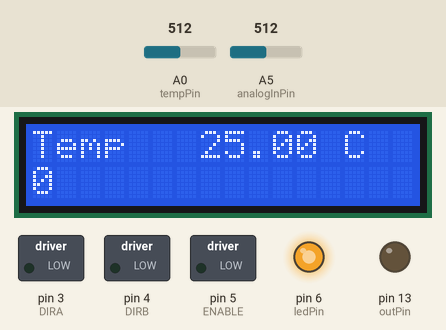
Recording of a sketch running on a simulated Arduino Uno, built with avr-gcc and run on an emulated ATmega328P. Shown: 16×2 character LCD, switched loads named in the sketch (green lamp = pin HIGH), output pins drawn as LEDs (lit = HIGH). Inputs (shaded band) come from the test bench; at power-on: A5 (analogInPin) = 512, A0 (tempPin) = 512.

Above: at 1.2 s.
1.3 s: A5 (analogInPin) set to 434
4.3 s: A5 (analogInPin) set to 417
At 4.45 s:
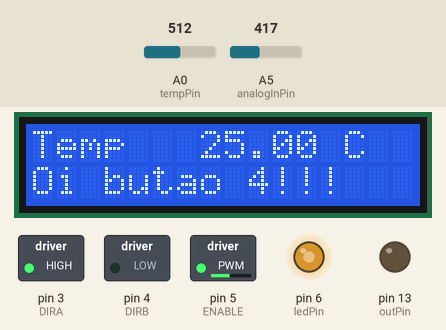
6.7 s: A5 (analogInPin) set to 820
At 8.3 s:
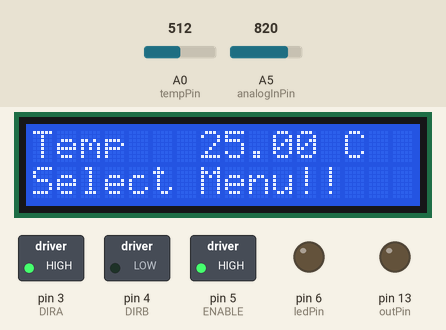
9.7 s: A0 (tempPin) set to 0
At 10.2 s:
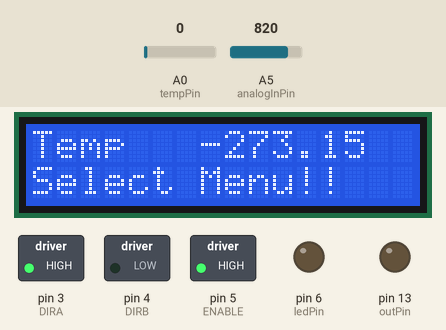
12.7 s: A5 (analogInPin) set to 781
At 12.87 s:
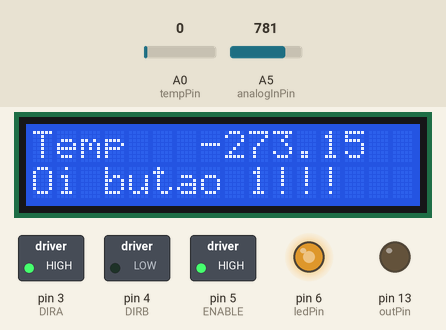
15.1 s: A5 (analogInPin) set to 659
At 15.32 s:
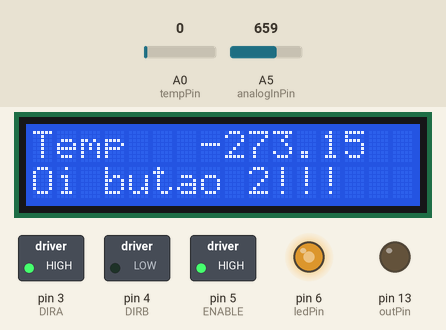
16.6 s: A5 (analogInPin) set to 641
At 17.5 s:
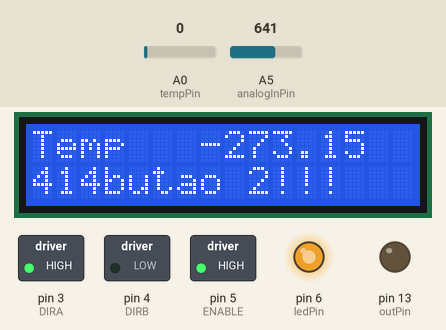
Timing chart, 0 to 19.6 s (numbered marks = the images above; inputs shaded):
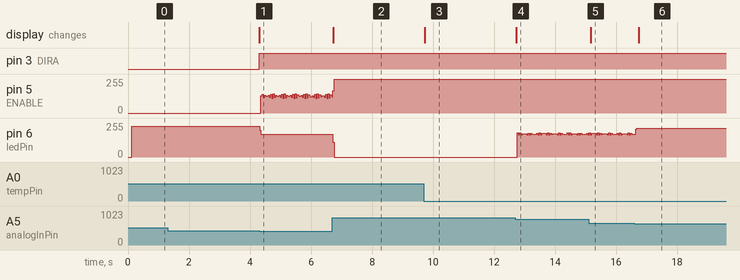

Measured:
- the behaviour switches between 425 and 424 on A5 (analogInPin) (found by bisection; images 0 and 1)
- the behaviour switches between 800 and 799 on A5 (analogInPin) (found by bisection; images 3 and 4)
- the behaviour switches between 649 and 648 on A5 (analogInPin) (found by bisection; images 5 and 6)
- after the input at 1.3 s, every drawn part: stays the same
- after the input at 4.3 s, pin 3 (DIRA): LOW → HIGH at once; pin 6 (ledPin): 230/255 → 170/255 at once; the display: changes at once (image 1)
- after the input at 6.7 s, pin 6 (ledPin): 170/255 → 0/255 at once; the display: changes at once (image 2)
- after the input at 9.7 s, the display: changes at once (image 3)
- after the input at 12.7 s, the display: changes at once (image 4)
- after the input at 15.1 s, the display: changes after 0.06 s (image 5)
- after the input at 16.6 s, the display: changes after 0.14 s (image 6)

The sketch:

Thermometer_with_buttons1.2.1.5.ino
```cpp
#include <LiquidCrystal.h>

//Defining the LCD ==================================================================
int tempPin = 0;
//                BS  E  D4 D5  D6 D7
LiquidCrystal lcd(7, 8, 9, 10, 11, 12);
//Defining the LCD ==================================================================
//-------------------------------------------------------------------------------------


//Defining a pin for LED ===========================================================
int ledPin = 6;
//Defining a pin for LED ===========================================================
//-------------------------------------------------------------------------------------

//Defining a pin for DC M===========================================================
#define ENABLE 5
#define DIRA 3
#define DIRB 4

int i;
int counter = 0;
//Defining a pin for DC M===========END=============================================
//-------------------------------------------------------------------------------------


//Defining the pin for the buttons===================================================
const int analogInPin = A5;
const int outPin = 13; // Analog output pin that the LED is attached to

int sensorValue = 0;        // value read from the buttons
int state = 0;              // used for storing what button was pressed
//Defining the pin for the buttons===================================================
//-------------------------------------------------------------------------------------


void setup()
{
  pinMode(ledPin, OUTPUT);
  lcd.begin(16, 2);         //Initialize the LCD from 2 to 16???
  Serial.begin(9600);       // initialize serial communications at 9600 bps
  pinMode(outPin, OUTPUT);  // set pin 13 as an output

  //DC MOTOR PART========
   //---set pin direction
  pinMode(ENABLE,OUTPUT);
  pinMode(DIRA,OUTPUT);
  pinMode(DIRB,OUTPUT);
  Serial.begin(9600);
}

void loop()//===========================================LOOP===========================================================================
{

  int tempReading = analogRead(tempPin);   //Create a variable to the tem reading pin

  //Calculating/Transforming the data from the thermometer sensor.====================
  double tempK = log(10000.0 * ((1024.0 / tempReading - 1)));
  tempK = 1 / (0.001129148 + (0.000234125 + (0.0000000876741 * tempK * tempK )) * tempK );       //  Temp Kelvin
  float tempC = tempK - 273.15;            // Convert Kelvin to Celcius

  //Calculating/Transforming the data from the thermometer sensor.====================

  // Display Temperature in C=========================================================
  lcd.setCursor(0, 0);
  lcd.print("Temp         C  ");
  // Display Temperature in F
  //lcd.print("Temp         F  ");
  lcd.setCursor(7, 0); //counts from 0 to 15.
  lcd.print(tempC);
  // Display Temperature in C=========================================================

  // HIGH TEMP LED INDICATOR =========================================================
  if (tempC > 30) {
    digitalWrite(ledPin, HIGH);
  }
  else if (tempC < 30) {
    digitalWrite(ledPin, LOW);
  }
  // HIGH TEMP LED INDICATOR =========================================================

  readSwitch();

  if (state == 0) {     //encapsulate this shit!!!+++++++++++++++++++++++++++++++++++++++++++
    //digitalWrite(outPin, LOW);
     lcd.setCursor(0, 1);
     lcd.print("Oi butao 1!!!");
     digitalWrite(ledPin, HIGH);
      // digitalWrite(ENABLE,LOW); //MOTOR OFF
      // counter = 1;

    readSwitch();
  }

  if (state == 1) {
    lcd.setCursor(0, 1);
    lcd.print("Oi butao 2!!!");
    digitalWrite(ledPin, HIGH);
  //  digitalWrite(ENABLE,LOW); //MOTOR OFF
    //counter = 2;
    readSwitch();
  }

  if (state == 2) {
    lcd.setCursor(0, 1);
    lcd.print(counter);
    digitalWrite(ledPin, HIGH);
    //digitalWrite(ENABLE,LOW); //MOTOR OFF

    readSwitch();
  }

  if (state == 3) {
    lcd.setCursor(0, 1);
    lcd.print("Oi butao 4!!!");
    digitalWrite(ledPin, HIGH);
    counter+=1;
  //==============MOTOR======================
    //digitalWrite(ENABLE,HIGH); // enable on
    //digitalWrite(DIRA,HIGH); //MOTOR HIGH!
    //digitalWrite(DIRB,LOW);
    motorState(counter); //The problem is because of the millisecond the button is pressed.... there is a video about
    //turning one button into many functions... super important.... then.... if the press is less than 5 secons (ex) then counter goes ++, if more than 5 seconds then do
    //some given special function.... super nice and dificult!
    //You can also see the example Ive saved of the Arduino websit about the buton state, if it is different from the previous than counter ++....
  //==============END OF MOTOR===============
    readSwitch();
  }

  if (state == 5)  {
    lcd.setCursor(0, 1);
    lcd.print("Select Menu");
    readSwitch();
    digitalWrite(ledPin, LOW);
    //digitalWrite(ENABLE,LOW); //MOTOR OFF

  }//encapsulate this shit!!!+++++++++++++++++++++++++++++++++++++++++++++

}// end of the loop ==============================================LOOP================================================================


//Function to assign values for each button!!! ========================================================================================
void readSwitch () {                                  //creates the function to read the switch states
  sensorValue = analogRead(analogInPin);              //read the analog pin the switches are connected to
  if (sensorValue < 800 && sensorValue > 750) {       //if the analog reading is within a certain range we know which button was pressed and set the state accordingly
    state = 0;
    //delay(10);                                       //delay for debounce purposes
  }
  if (sensorValue < 749 && sensorValue > 650) {       //if the analog reading is within a certain range we know which button was pressed and set the state accordingly
    state = 1;
    //delay(10);                                       //delay for debounce purposes
  }
  if (sensorValue < 649 && sensorValue > 425) {       //if the analog reading is within a certain range we know which button was pressed and set the state accordingly
    state = 2;
   // delay(10);                                       //delay for debounce purposes
  }
  if (sensorValue < 425 && sensorValue >= 0) {        //if the analog reading is within a certain range we know which button was pressed and set the state accordingly
    state = 3;
  //  delay(10);                                       //delay for debounce purposes
  }
  if (sensorValue >= 810) {        //if the analog reading is within a certain range we know which button was pressed and set the state accordingly
    state = 5;
   // delay(1);                                       //delay for debounce purposes
  }
 // delay(1);                                           //delay for timeing purposes

}
//Function to assign values for each button!!! ========================================================================================

void motorState(int counter){
  if (counter % 2 == 0){
     digitalWrite(ENABLE,HIGH); // enable on
    digitalWrite(DIRA,HIGH); //MOTOR HIGH!
    digitalWrite(DIRB,LOW);
  } else {

    digitalWrite(ENABLE,LOW); //MOTOR OFF
  }
}
```
